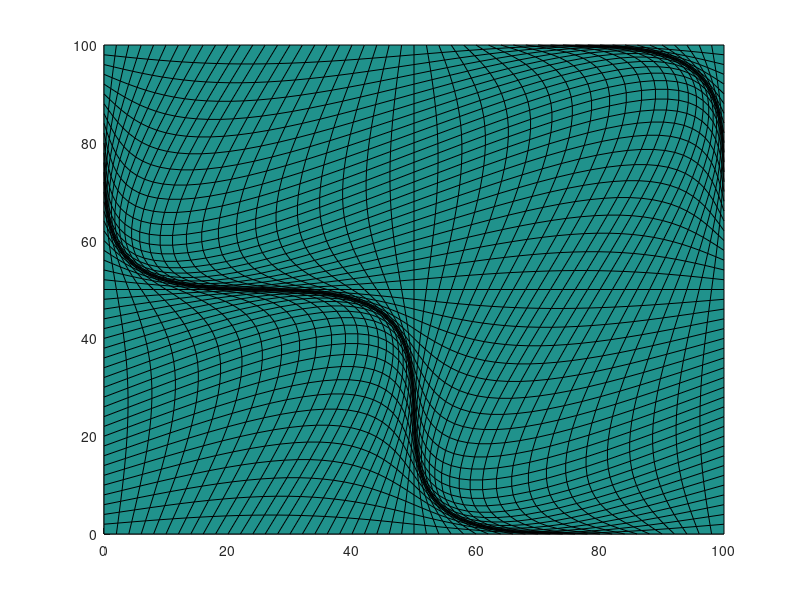
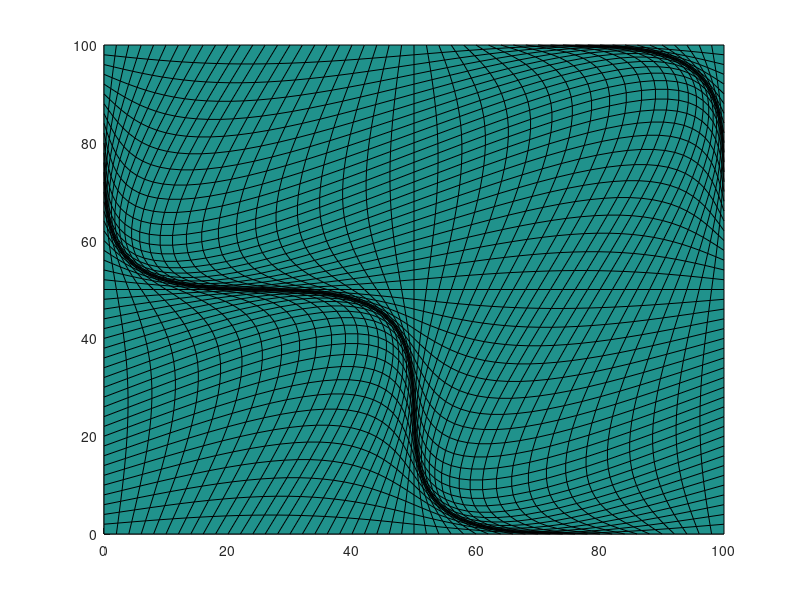
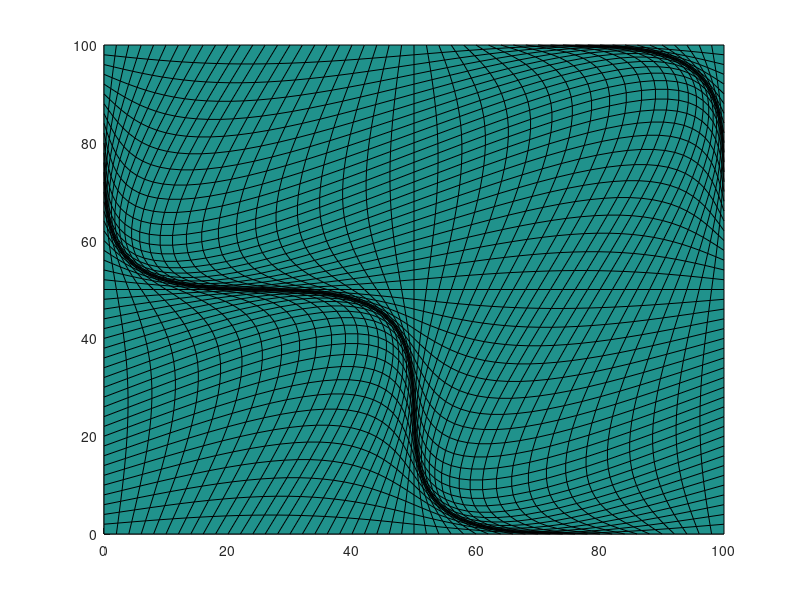

These charts were generated, in order, by the following MATLAB code:
clear all; close all; clc

L=100;
n=50;
h=L/n;
xi=linspace(0,L,n+1);
eta=xi;
fraction=0.15;
logi_save=true;

for i=1:n+1
%     ax=1;   if(i==1|i==n+1),ax=0;end
    for j=1:n+1
%         ay=1;   if(j==1|j==n+1),ay=0;end
        x(i,j) = xi(i) + L*fraction*sin(2*pi*xi(i)/L)*sin(2*pi*eta(j)/L);
        y(i,j) = eta(j)+ L*fraction*sin(2*pi*xi(i)/L)*sin(2*pi*eta(j)/L);
    end
end

figure(1)
surf(x,y,ones(n+1,n+1))
view(0,90)


figure(1)
surf(x,y,ones(n+1,n+1))
view(0,90)

output_file1=strcat('.\figs\smooth_quad_mesh_L',int2str(L),'_n',int2str(n),'_a',num2str(fraction,3));
print('-dpdf',strcat(output_file1,'.pdf'));
print('-dpng',strcat(output_file1,'.png'));
saveas(gcf,strcat(output_file1,'.fig'),'fig');

if(~logi_save), return; end

%---------------------------------------------
% save txt file
matID=1;
srcID=1;
% date and time;
[yr, mo, da, hr, mi, s] = datevec(now);
%%%%%%%%%%%%%%%%%%%%%
output_file1=strcat(output_file1,'.txt')
fid=fopen(output_file1,'w');

fprintf(fid,'# Date: %d/%d/%d   Time: %d:%d\n', mo, da, yr, hr, mi);

fprintf(fid,'# dimensions \n');
fprintf(fid,'%g %g \n',L,L);

ncells = n*n;

fprintf(fid,'# connectivity \n');
fprintf(fid,'%d\n',ncells);
for iel=1:ncells
    skip = 4*(iel-1);
    i1 = skip + 1;
    i2 = skip + 2;
    i3 = skip + 3;
    i4 = skip + 4;
    fprintf(fid,'%d %d %d %d %d %d %d \n',4,i1,i2,i3,i4,matID,srcID);
end

fprintf(fid,'# DG vertices (counter-clockwise) \n');
fprintf(fid,'%d\n',4*ncells);
for i=1:n
    for j=1:n
        fprintf(fid,' %g %g \n %g %g \n %g %g \n %g %g \n',...
            x(i,j)    ,y(i,j)    ,...
            x(i+1,j)  ,y(i+1,j)  ,...
            x(i+1,j+1),y(i+1,j+1),...
            x(i,j+1)  ,y(i,j+1)  );
    end
end

fprintf(fid,'# grid vertices (counter-clockwise) \n');
fprintf(fid,'%d\n',(n+1)^2);
for i=1:n+1
    for j=1:n+1
        fprintf(fid,'%g %g \n',x(i,j),y(i,j) );
    end
end

fclose(fid)

%%%%%%%%%%%%%%%%%%%%%%%%%%%%%%%%%
%
% close all;
% % % matID=0;
% % % srcID=0;
% % % %%%%%%%%%%%%%%%%%%%%%
% % % output_file1=strcat(output_file1,'.txt')
% % % fid=fopen(output_file1,'w');
% % % fprintf(fid,'%s\n','polygon');
% % % n2=n*n;
% % % fprintf(fid,'%d\n',n2);
% % % for i=1:n
% % %     for j=1:n
% % %         fprintf(fid,'%d %g %g %g %g %g %g %g %g  %d %d \n',4,x(i,j)    ,y(i,j)    ,...
% % %                                                              x(i+1,j)  ,y(i+1,j)  ,...
% % %                                                              x(i+1,j+1),y(i+1,j+1),...
% % %                                                              x(i,j+1)  ,y(i,j+1)  ,matID,srcID);
% % %     end
% % % end 
% % % fclose(fid)
% % % %%%%%%%%%%%%%%%%%%%%%